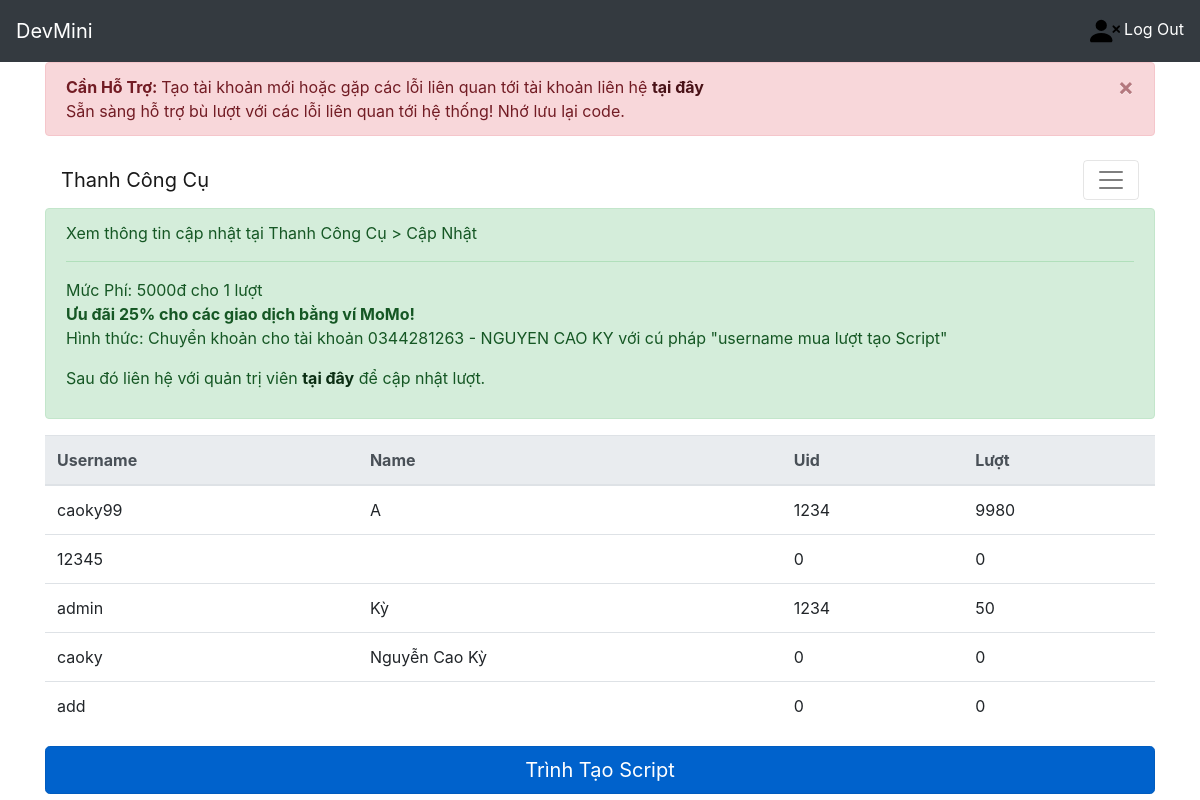
Before: / (signed in) with the older database file.
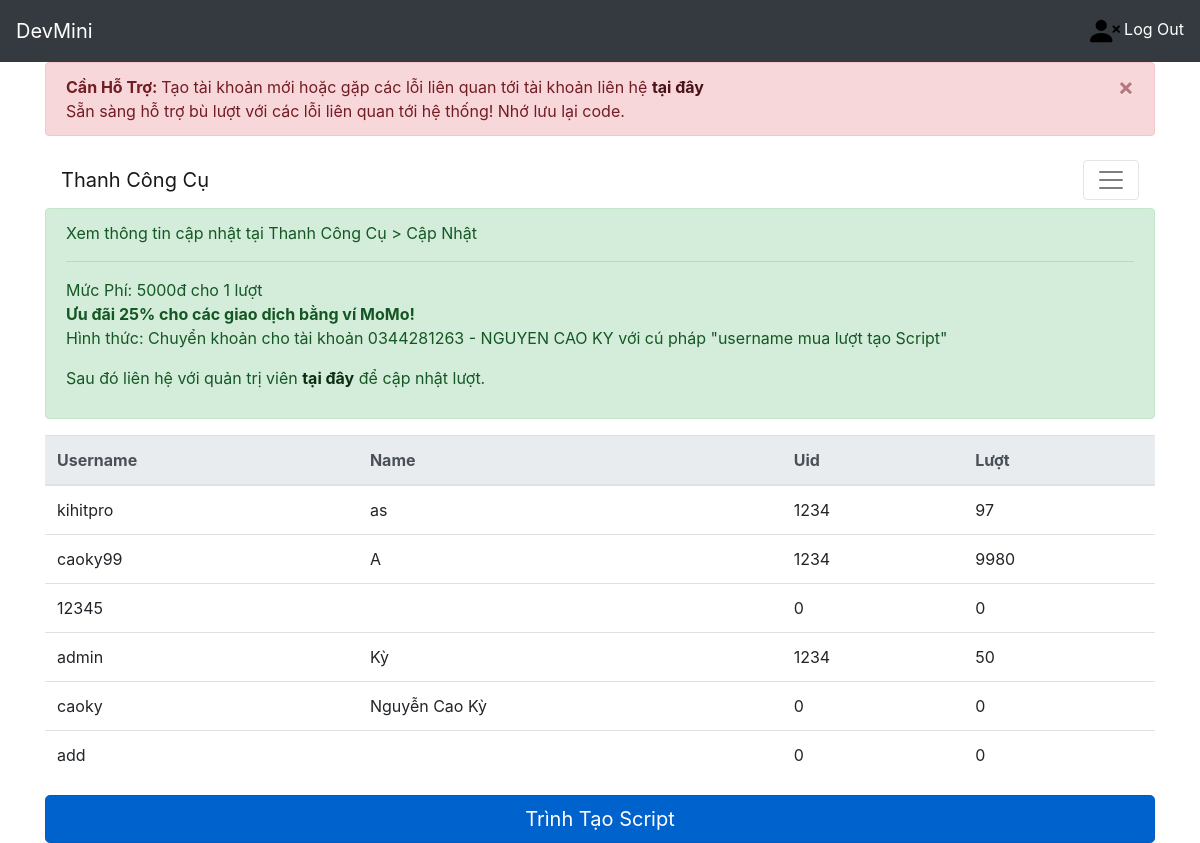
After: the same page with the newer database file.
### home/models.py (models this page shows)
class MyUser(AbstractUser):
    luot=models.IntegerField(default=0)
    name=models.CharField(max_length=100,default="")
    uid=models.IntegerField(default=0)
    isAdmin = models.BooleanField(default=False)
    isMod = models.BooleanField(default=False)
    madonhang=models.IntegerField(default=0)

### home/views.py (the view)
# urls.py: path('', views.index),
def index(request):
   User = {'MyUser': MyUser.objects.all().order_by('-last_login')}
   return render(request, 'pages/home.html', User)

### home/templates/pages/home.html (shortened to what this page needs)
{% extends "pages/base.html" %}
{% block menu %}
<nav class="navbar navbar-light">
  <a class="navbar-brand" href="#">Thanh Công Cụ</a>
  <button class="navbar-toggler" type="button" data-toggle="collapse" data-target="#navbarNavAltMarkup" aria-controls="navbarNavAltMarkup" aria-expanded="false" aria-label="Toggle navigation">
    <span class="navbar-toggler-icon"></span>
  </button>
</nav>
<div class="alert alert-success" role="alert">
  Xem thông tin cập nhật tại Thanh Công Cụ > Cập Nhật
  <hr>
  Mức Phí: 5000đ cho 1 lượt<br>
  <b>Ưu đãi 25% cho các giao dịch bằng ví MoMo!</b>
    <p>Hình thức: Chuyển khoản cho tài khoản 0344281263 - NGUYEN CAO KY với cú pháp "username mua lượt tạo Script"</p>
    <p>Sau đó liên hệ với quản trị viên <a href="https://m.me/KyNguyen.1704/" class="alert-link">tại đây</a> để cập nhật lượt.</p>
</div>
<table class="table">
  <thead class="thead-light">
    <tr>
      <th scope="col">Username</th>
      <th scope="col">Name</th>
      <th scope="col">Uid</th>
      <th scope="col">Lượt</th>
    </tr>
  </thead>
  <tbody>
  {% for name in MyUser %}
    <tr>
      <td>{{name.username}}</td>
      <td>{{name.name}}</td>
      <td>{{name.uid}}</td>
      <td>{{name.luot}}</td>
    </tr>
    {% endfor %}
  </tbody>
</table>
{% if user.luot > 0 %}
<a href="{% url 'script' %}" class="btn btn-primary btn-lg active btn-lg btn-block" role="button" aria-pressed="true">Trình Tạo Script</a>
{% endif %}
{% endblock %}

Changed rows visible on the page:
added MyUser: username "kihitpro", name "as", uid "1234", luot "97"
